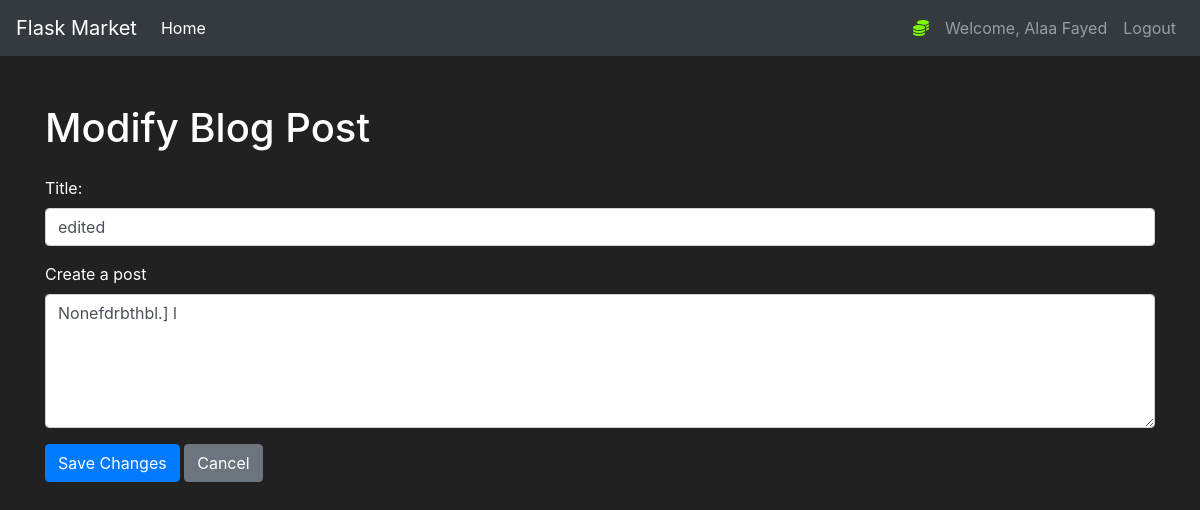
/modify?post_id=26 (signed in), run on an earlier commit of the app's database.
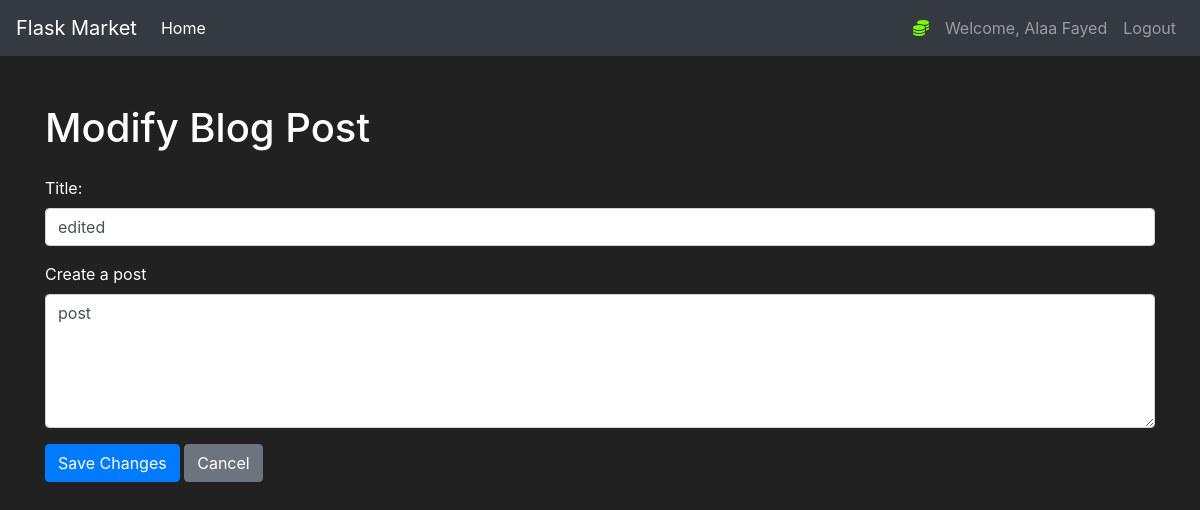
And on a later commit of the database.
### pencil/models.py (models this page shows, shortened)
class Post(db.Model):
    id  = db.Column(db.Integer(), primary_key=True, nullable=False)
    title = db.Column(db.String(length=50), nullable=False)
    content = db.Column(db.Text(), nullable=False)
    publication_date = db.Column(db.DateTime, default=datetime.utcnow())
    modification_date = db.Column(db.DateTime, default=datetime.utcnow())
    owner = db.Column(db.Integer(), db.ForeignKey("user.id"))
    commentators = db.relationship("Comment", backref="owned_commentators", lazy=True)

### pencil/routes.py (the view, shortened to what this page needs)
@app.route("/modify", methods=["POST", "GET"])
@login_required
def modify_post():
    post_id = request.args.get("post_id")
    if post_id:
        post = Post.query.filter_by(id=post_id).first()
        if not post:
            flash(f"The blog not found", category="danger")
            return redirect(url_for("home_page"))
        if current_user.id != post.owner:
            flash("You do not have permission to modify this blog.", category="danger")
            return redirect(url_for("blog_page"))
    form = PostForm(obj=post)
    return render_template("modify.html", form=form, post=post)

### pencil/forms.py
class PostForm(FlaskForm):
    title = StringField(label="Title:", validators=[Length(max=100), DataRequired()])
    content = TextAreaField(label="Create a post", validators=[DataRequired()])
    submit = SubmitField(label="Save")

### pencil/models.py (called while the page is built)
@login_manager.user_loader
def load_user(user_id):
    return User.query.get(int(user_id))

### pencil/templates/modify.html (shortened to what this page needs)
{% extends 'base.html' %}
{% block content %}
<body>
    <div class="container mt-5">
        <h1 class="mb-4">Modify Blog Post</h1>
        <form method="POST" action="{{ url_for('modify_post', post_id=post.id) }}">
            <div class="form-group">
                {{ form.title.label(class="form-label") }}
                {{ form.title(class="form-control") }}
            </div>
            <div class="form-group">
                {{ form.content.label(class="form-label") }}
                {{ form.content(class="form-control", rows="5") }}
            </div>
            <button type="submit" class="btn btn-primary">Save Changes</button>
            <a href="{{ url_for('blog_page', post_id=post.id) }}" class="btn btn-secondary">Cancel</a>
        </form>
    </div>
</body>
{% endblock %}

What changed in the data, as far as the page shows it:
changed Post "edited": content "Nonefdrbthbl.] l" → "post"
